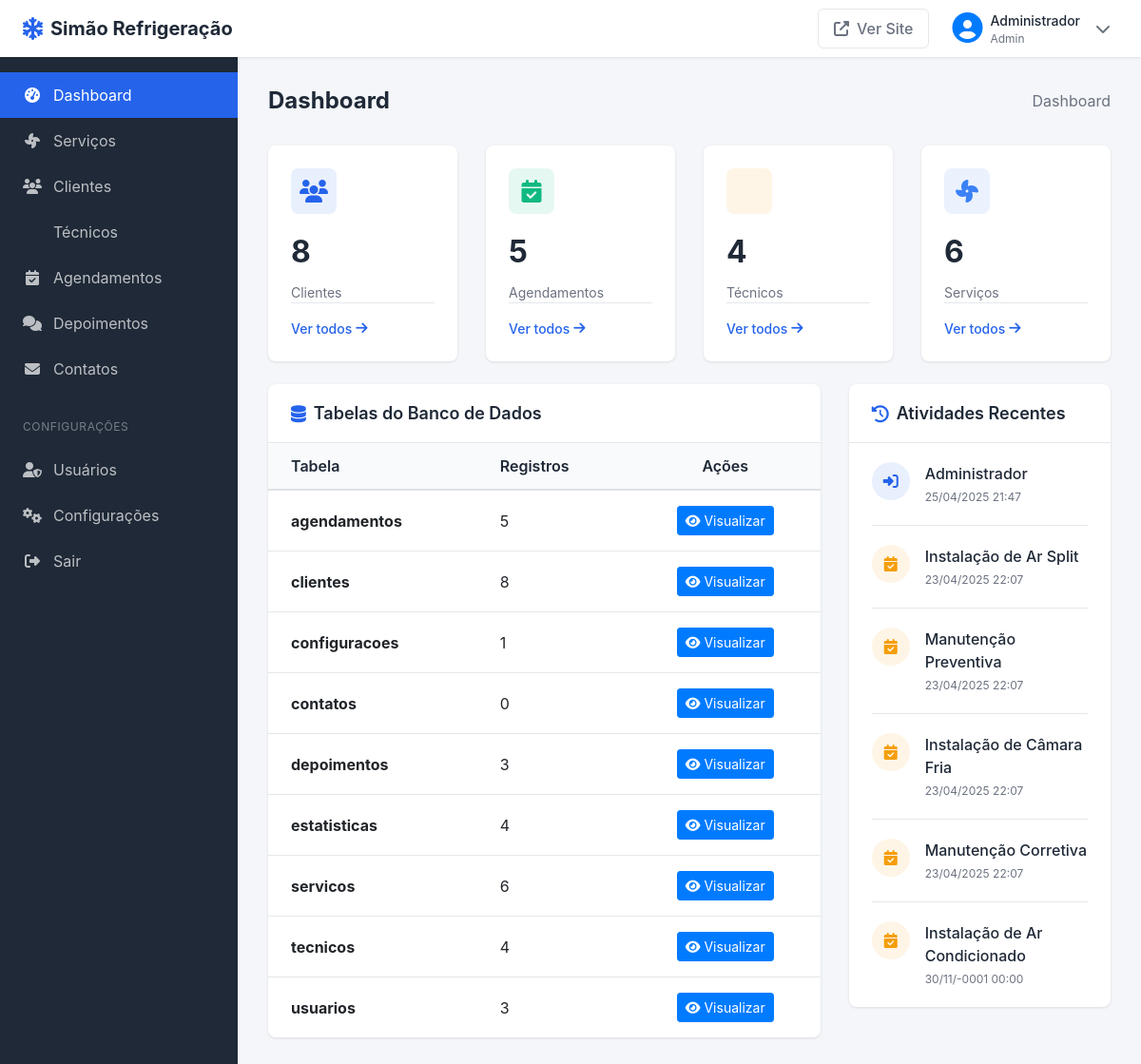
The app's page /admin-dashboard.php (signed in) with its own data.
### tables this page shows
CREATE TABLE `usuarios` (
  `id` int(11) NOT NULL,
  `nome` varchar(100) NOT NULL,
  `email` varchar(100) NOT NULL,
  `senha` varchar(255) NOT NULL,
  `nivel` enum('admin','editor','tecnico','tecnico_adm') NOT NULL DEFAULT 'editor',
  `ultimo_login` datetime DEFAULT NULL,
  `data_criacao` datetime NOT NULL,
  `data_atualizacao` datetime DEFAULT NULL
);

CREATE TABLE `agendamentos` (
  `id` int(11) NOT NULL,
  `titulo` varchar(100) NOT NULL,
  `cliente_id` int(11) NOT NULL,
  `servico_id` int(11) NOT NULL,
  `tecnico_id` int(11) NOT NULL,
  `data_agendamento` date NOT NULL,
  `hora_inicio` time NOT NULL,
  `hora_fim` time DEFAULT NULL,
  `observacoes` text DEFAULT NULL,
  `status` enum('pendente','concluido','cancelado') NOT NULL DEFAULT 'pendente',
  `data_criacao` datetime NOT NULL,
  `data_atualizacao` datetime DEFAULT NULL
);

### helpers/functions.php (called while the page is built, shortened)
<?php
function format_date($date, $format = 'd/m/Y') {
    return date($format, strtotime($date));
}

### admin-dashboard.php (the view, shortened to what this page needs)
<?php
$db = db_connect();
$stats = [
    'clientes' => countRows($db, 'clientes'),
    'servicos' => countRows($db, 'servicos'),
    'agendamentos' => countRows($db, 'agendamentos'),
    'tecnicos' => countRows($db, 'tecnicos'),
    'contatos' => countRows($db, 'contatos'),
    'depoimentos' => countRows($db, 'depoimentos'),
    'usuarios' => countRows($db, 'usuarios')
];
function countRows($db, $table) {
    try {
        $query = "SHOW TABLES LIKE :table";
        $stmt = $db->prepare($query);
        $stmt->bindParam(':table', $table);
        $stmt->execute();
        $query = "SELECT COUNT(*) as total FROM $table";
        $stmt = $db->prepare($query);
        $stmt->execute();
        $result = $stmt->fetch(PDO::FETCH_ASSOC);
        return $result['total'] ?? 0;
    } catch (PDOException $e) {
        return 0;
    }
}
$tables = [];
try {
    $query = "SHOW TABLES";
    $stmt = $db->prepare($query);
    $stmt->execute();
    while ($row = $stmt->fetch(PDO::FETCH_NUM)) {
        $tables[] = $row[0];
    }
} catch (PDOException $e) {
}
$recent_activities = [];
try {
    $tables_exist = true;
    if ($tables_exist) {
        $query = "SELECT 'login' as tipo, nome, ultimo_login as data
                  FROM usuarios
                  WHERE ultimo_login IS NOT NULL
                  ORDER BY ultimo_login DESC
                  LIMIT 5";
        $stmt = $db->prepare($query);
        $stmt->execute();
        $logins = $stmt->fetchAll(PDO::FETCH_ASSOC);
        $query = "SELECT 'contato' as tipo, nome, data_criacao as data
                  FROM contatos
                  ORDER BY data_criacao DESC
                  LIMIT 5";
        $stmt = $db->prepare($query);
        $stmt->execute();
        $contatos = $stmt->fetchAll(PDO::FETCH_ASSOC);
        $query = "SELECT 'agendamento' as tipo, titulo as nome, data_criacao as data
                  FROM agendamentos
                  ORDER BY data_criacao DESC
                  LIMIT 5";
        $stmt = $db->prepare($query);
        $stmt->execute();
        $agendamentos = $stmt->fetchAll(PDO::FETCH_ASSOC);
        $recent_activities = array_merge($logins, $contatos, $agendamentos);
        usort($recent_activities, function($a, $b) {
            return strtotime($b['data']) - strtotime($a['data']);
        });
        $recent_activities = array_slice($recent_activities, 0, 10);
    }
} catch (PDOException $e) {
}
?>
<!DOCTYPE html>
<html lang="pt-BR">
<head>
    <link rel="stylesheet" href="https://cdnjs.cloudflare.com/ajax/libs/font-awesome/6.4.0/css/all.min.css">
    <link rel="stylesheet" href="https://cdn.jsdelivr.net/npm/bootstrap@4.6.0/dist/css/bootstrap.min.css">
</head>
<body>
    <header class="admin-header">
        <div class="d-flex align-items-center">
            <a href="admin-dashboard.php" class="header-brand">
                <i class="fas fa-snowflake"></i>
                <span class="header-brand-text">Simão Refrigeração</span>
            </a>
        </div>
        <div class="header-actions">
            <a href="index.php" target="_blank" class="btn btn-outline-secondary">
                <i class="fas fa-external-link-alt"></i>
                <span>Ver Site</span>
            </a>
            <div class="user-dropdown">
                <div class="user-dropdown-toggle" id="userDropdown">
                    <div class="user-avatar">
                        <i class="fas fa-user-circle fa-2x text-primary"></i>
                    </div>
                    <div class="user-info">
                        <div class="user-name"><?= $_SESSION['user_nome'] ?></div>
                        <div class="user-role"><?= ucfirst($_SESSION['user_nivel']) ?></div>
                    </div>
                    <i class="fas fa-chevron-down ml-2 text-muted"></i>
                </div>
            </div>
        </div>
    </header>
    <aside class="admin-sidebar" id="sidebar">
        <div class="sidebar-menu">
            <a href="admin-dashboard.php" class="sidebar-menu-item active">
                <i class="fas fa-tachometer-alt"></i>
                Dashboard
            </a>
            <a href="admin-table.php?table=servicos" class="sidebar-menu-item">
                <i class="fas fa-fan"></i>
                Serviços
            </a>
            <a href="admin-table.php?table=clientes" class="sidebar-menu-item">
                <i class="fas fa-users"></i>
                Clientes
            </a>
            <a href="admin-table.php?table=tecnicos" class="sidebar-menu-item">
                Técnicos
            </a>
            <a href="admin-table.php?table=agendamentos" class="sidebar-menu-item">
                <i class="fas fa-calendar-check"></i>
                Agendamentos
            </a>
            <a href="admin-table.php?table=depoimentos" class="sidebar-menu-item">
                <i class="fas fa-comments"></i>
                Depoimentos
            </a>
            <a href="admin-table.php?table=contatos" class="sidebar-menu-item">
                <i class="fas fa-envelope"></i>
                Contatos
            </a>
            <div class="sidebar-menu-header">Configurações</div>
            <a href="admin-table.php?table=usuarios" class="sidebar-menu-item">
                <i class="fas fa-user-shield"></i>
                Usuários
            </a>
            <a href="admin-settings.php" class="sidebar-menu-item">
                <i class="fas fa-cogs"></i>
                Configurações
            </a>
            <a href="admin-dashboard.php?logout=1" class="sidebar-menu-item">
                <i class="fas fa-sign-out-alt"></i>
                Sair
            </a>
        </div>
    </aside>
    <main class="admin-content">
        <div class="page-header">
            <h1 class="page-title">Dashboard</h1>
            <nav aria-label="breadcrumb">
                <ol class="breadcrumb">
                    <li class="breadcrumb-item active" aria-current="page">Dashboard</li>
                </ol>
            </nav>
        </div>
        <div class="row">
            <div class="col-md-6 col-lg-3 mb-4">
                <div class="stats-card">
                    <div class="stats-card-header">
                        <div class="stats-card-icon primary">
                            <i class="fas fa-users"></i>
                        </div>
                    </div>
                    <div class="stats-card-value"><?= $stats['clientes'] ?></div>
                    <div class="stats-card-label">Clientes</div>
                    <div class="stats-card-footer">
                        <a href="admin-table.php?table=clientes" class="stats-card-link">
                            Ver todos <i class="fas fa-arrow-right"></i>
                        </a>
                    </div>
                </div>
            </div>
            <div class="col-md-6 col-lg-3 mb-4">
                <div class="stats-card">
                    <div class="stats-card-header">
                        <div class="stats-card-icon success">
                            <i class="fas fa-calendar-check"></i>
                        </div>
                    </div>
                    <div class="stats-card-value"><?= $stats['agendamentos'] ?></div>
                    <div class="stats-card-label">Agendamentos</div>
                    <div class="stats-card-footer">
                        <a href="admin-table.php?table=agendamentos" class="stats-card-link">
                            Ver todos <i class="fas fa-arrow-right"></i>
                        </a>
                    </div>
                </div>
            </div>
            <div class="col-md-6 col-lg-3 mb-4">
                <div class="stats-card">
                    <div class="stats-card-header">
                        <div class="stats-card-icon warning">
                        </div>
                    </div>
                    <div class="stats-card-value"><?= $stats['tecnicos'] ?></div>
                    <div class="stats-card-label">Técnicos</div>
                    <div class="stats-card-footer">
                        <a href="admin-table.php?table=tecnicos" class="stats-card-link">
                            Ver todos <i class="fas fa-arrow-right"></i>
                        </a>
                    </div>
                </div>
            </div>
            <div class="col-md-6 col-lg-3 mb-4">
                <div class="stats-card">
                    <div class="stats-card-header">
                        <div class="stats-card-icon info">
                            <i class="fas fa-fan"></i>
                        </div>
                    </div>
                    <div class="stats-card-value"><?= $stats['servicos'] ?></div>
                    <div class="stats-card-label">Serviços</div>
                    <div class="stats-card-footer">
                        <a href="admin-table.php?table=servicos" class="stats-card-link">
                            Ver todos <i class="fas fa-arrow-right"></i>
                        </a>
                    </div>
                </div>
            </div>
        </div>
        <div class="row">
            <div class="col-lg-8 mb-4">
                <div class="data-table-card">
                    <div class="data-table-header">
                        <h2 class="data-table-title">
                            <i class="fas fa-database"></i>
                            Tabelas do Banco de Dados
                        </h2>
                    </div>
                    <div class="data-table-body">
                        <div class="data-table-responsive">
                            <table class="data-table table">
                                <thead>
                                    <tr>
                                        <th>Tabela</th>
                                        <th>Registros</th>
                                        <th class="text-center">Ações</th>
                                    </tr>
                                </thead>
                                <tbody>
                                    <?php foreach ($tables as $table): ?>
                                    <tr>
                                        <td>
                                            <strong><?= $table ?></strong>
                                        </td>
                                        <td><?= $stats[$table] ?? countRows($db, $table) ?></td>
                                        <td class="text-center">
                                            <a href="admin-table.php?table=<?= $table ?>" class="btn btn-sm btn-primary">
                                                <i class="fas fa-eye"></i> Visualizar
                                            </a>
                                        </td>
                                    </tr>
                                    <?php endforeach; ?>
                                </tbody>
                            </table>
                        </div>
                    </div>
                </div>
            </div>
            <div class="col-lg-4 mb-4">
                <div class="activity-feed">
                    <div class="activity-feed-header">
                        <h2 class="activity-feed-title">
                            <i class="fas fa-history"></i>
                            Atividades Recentes
                        </h2>
                    </div>
                    <div class="activity-feed-body">
                        <?php if (empty($recent_activities)): ?>
                            <p class="text-center text-muted">Nenhuma atividade recente.</p>
                        <?php else: ?>
                            <?php foreach ($recent_activities as $activity): ?>
                                <div class="activity-item">
                                    <div class="activity-icon <?= $activity['tipo'] ?>">
                                        <?php if ($activity['tipo'] === 'login'): ?>
                                            <i class="fas fa-sign-in-alt"></i>
                                        <?php elseif ($activity['tipo'] === 'contato'): ?>
                                            <i class="fas fa-envelope"></i>
                                        <?php elseif ($activity['tipo'] === 'agendamento'): ?>
                                            <i class="fas fa-calendar-check"></i>
                                        <?php endif; ?>
                                    </div>
                                    <div class="activity-content">
                                        <div class="activity-title"><?= $activity['nome'] ?></div>
                                        <div class="activity-time">
                                            <?= format_date($activity['data'], 'd/m/Y H:i') ?>
                                        </div>
                                    </div>
                                </div>
                            <?php endforeach; ?>
                        <?php endif; ?>
                    </div>
                </div>
            </div>
        </div>
    </main>
</body>
</html>

### records on screen
usuarios: nome "Administrador", ultimo_login "25/04/2025 21:47"
agendamentos: titulo "Instalação de Ar Split", data_criacao "23/04/2025 22:07"
agendamentos: titulo "Manutenção Preventiva", data_criacao "23/04/2025 22:07"
agendamentos: titulo "Instalação de Câmara Fria", data_criacao "23/04/2025 22:07"
agendamentos: titulo "Manutenção Corretiva", data_criacao "23/04/2025 22:07"
agendamentos: titulo "Instalação de Ar Condicionado", data_criacao "30/11/-0001 00:00"

### other values on screen
$_SESSION['user_nome'] "Administrador"
$_SESSION['user_nivel'] "Admin"
$stats['clientes'] "8"
$stats['agendamentos'] "5"
$stats['tecnicos'] "4"
$stats['servicos'] "6"
$table "agendamentos"
$stats[$table] "5"
$table "clientes"
$stats[$table] "8"
$table "configuracoes"
$stats[$table] "1"
$table "contatos"
$stats[$table] "0"
$table "depoimentos"
